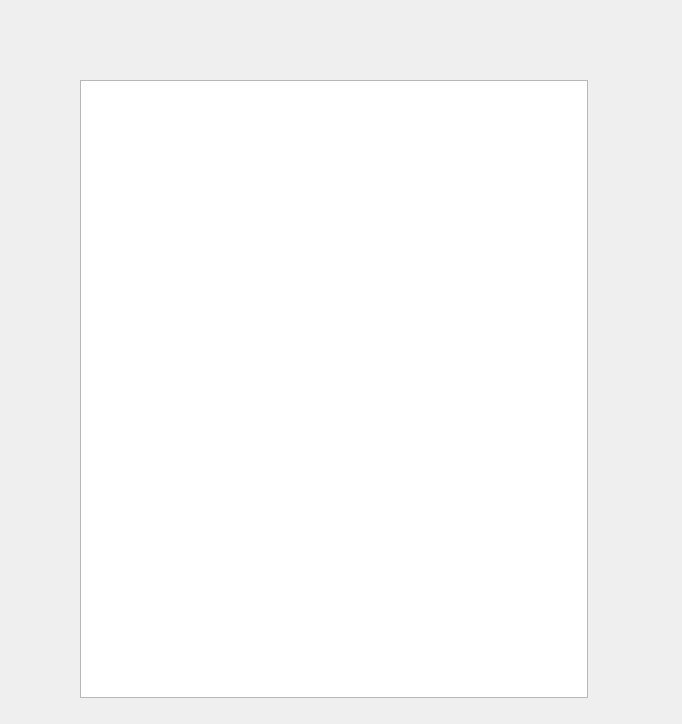
<?xml version="1.0" encoding="UTF-8"?>
<ui version="4.0">
 <class>Widget</class>
 <widget class="QWidget" name="Widget">
  <property name="enabled">
   <bool>true</bool>
  </property>
  <property name="geometry">
   <rect>
    <x>0</x>
    <y>0</y>
    <width>682</width>
    <height>724</height>
   </rect>
  </property>
  <property name="mouseTracking">
   <bool>false</bool>
  </property>
  <property name="tabletTracking">
   <bool>false</bool>
  </property>
  <property name="windowTitle">
   <string>Widget</string>
  </property>
  <property name="autoFillBackground">
   <bool>false</bool>
  </property>
  <widget class="QStackedWidget" name="stackedWidget">
   <property name="geometry">
    <rect>
     <x>50</x>
     <y>30</y>
     <width>561</width>
     <height>691</height>
    </rect>
   </property>
   <property name="currentIndex">
    <number>1</number>
   </property>
   <widget class="QWidget" name="page">
    <widget class="QPushButton" name="btnJugar">
     <property name="geometry">
      <rect>
       <x>170</x>
       <y>330</y>
       <width>83</width>
       <height>29</height>
      </rect>
     </property>
     <property name="text">
      <string>Jugar</string>
     </property>
    </widget>
    <widget class="QPushButton" name="btnSalir">
     <property name="geometry">
      <rect>
       <x>320</x>
       <y>330</y>
       <width>83</width>
       <height>29</height>
      </rect>
     </property>
     <property name="text">
      <string>Salir</string>
     </property>
    </widget>
    <widget class="QLabel" name="labelFondo">
     <property name="geometry">
      <rect>
       <x>0</x>
       <y>0</y>
       <width>561</width>
       <height>691</height>
      </rect>
     </property>
     <property name="text">
      <string/>
     </property>
     <property name="pixmap">
      <pixmap resource="pacman.qrc">:/imagenes/fondo.png</pixmap>
     </property>
    </widget>
    <zorder>labelFondo</zorder>
    <zorder>btnJugar</zorder>
    <zorder>btnSalir</zorder>
   </widget>
   <widget class="QWidget" name="page_2">
    <widget class="QGraphicsView" name="graphicsView">
     <property name="geometry">
      <rect>
       <x>30</x>
       <y>50</y>
       <width>508</width>
       <height>618</height>
      </rect>
     </property>
     <property name="backgroundBrush">
      <brush brushstyle="SolidPattern">
       <color alpha="255">
        <red>0</red>
        <green>0</green>
        <blue>0</blue>
       </color>
      </brush>
     </property>
    </widget>
   </widget>
  </widget>
 </widget>
 <resources>
  <include location="pacman.qrc"/>
 </resources>
 <connections/>
</ui>
